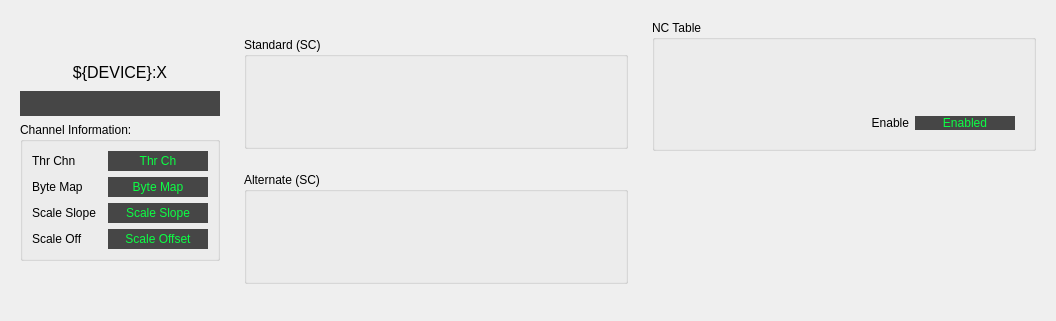
       <widget class="QFrame" name="frame_2">
        <property name="frameShape">
         <enum>QFrame::NoFrame</enum>
        </property>
        <property name="frameShadow">
         <enum>QFrame::Raised</enum>
        </property>
        <layout class="QGridLayout" name="gridLayout_2">
         <item row="0" column="2">
          <widget class="QFrame" name="frame_7">
           <property name="frameShape">
            <enum>QFrame::NoFrame</enum>
           </property>
           <property name="frameShadow">
            <enum>QFrame::Raised</enum>
           </property>
           <layout class="QGridLayout" name="gridLayout_17">
            <item row="0" column="0">
             <widget class="QGroupBox" name="groupBox_10">
              <property name="maximumSize">
               <size>
                <width>16777215</width>
                <height>131</height>
               </size>
              </property>
              <property name="title">
               <string>NC Table</string>
              </property>
              <layout class="QGridLayout" name="gridLayout_27">
               <item row="0" column="0">
                <widget class="PyDMEmbeddedDisplay" name="PyDMEmbeddedDisplay_7">
                 <property name="minimumSize">
                  <size>
                   <width>360</width>
                   <height>52</height>
                  </size>
                 </property>
                 <property name="maximumSize">
                  <size>
                   <width>369</width>
                   <height>70</height>
                  </size>
                 </property>
                 <property name="toolTip">
                  <string/>
                 </property>
                 <property name="frameShape">
                  <enum>QFrame::NoFrame</enum>
                 </property>
                 <property name="macros" stdset="0">
                  <string>{&quot;P&quot;:&quot;${DEVICE}:X&quot;,&quot;THR&quot;:&quot;T0_LC1&quot;,&quot;NUM&quot;:&quot;0&quot;}</string>
                 </property>
                 <property name="filename" stdset="0">
                  <string>mps_inline_threshold_rbv.ui</string>
                 </property>
                </widget>
               </item>
               <item row="1" column="0">
                <widget class="QFrame" name="frame_8">
                 <property name="frameShape">
                  <enum>QFrame::NoFrame</enum>
                 </property>
                 <property name="frameShadow">
                  <enum>QFrame::Raised</enum>
                 </property>
                 <layout class="QGridLayout" name="gridLayout_30">
                  <item row="0" column="0">
                   <widget class="QLabel" name="label_10">
                    <property name="text">
                     <string>Enable</string>
                    </property>
                    <property name="alignment">
                     <set>Qt::AlignRight|Qt::AlignTrailing|Qt::AlignVCenter</set>
                    </property>
                   </widget>
                  </item>
                  <item row="0" column="1">
                   <widget class="PyDMLabel" name="PyDMLabel_19">
                    <property name="maximumSize">
                     <size>
                      <width>100</width>
                      <height>16777215</height>
                     </size>
                    </property>
                    <property name="toolTip">
                     <string/>
                    </property>
                    <property name="styleSheet">
                     <string notr="true">color: rgb(12, 255, 68);
background-color: rgb(70, 70, 70);</string>
                    </property>
                    <property name="text">
                     <string>Enabled</string>
                    </property>
                    <property name="alignment">
                     <set>Qt::AlignCenter</set>
                    </property>
                    <property name="showUnits" stdset="0">
                     <bool>true</bool>
                    </property>
                    <property name="channel" stdset="0">
                     <string>ca://${DEVICE}:X_LC1_EN</string>
                    </property>
                   </widget>
                  </item>
                 </layout>
                </widget>
               </item>
              </layout>
             </widget>
            </item>
            <item row="1" column="0">
             <spacer name="verticalSpacer_7">
              <property name="orientation">
               <enum>Qt::Vertical</enum>
              </property>
              <property name="sizeHint" stdset="0">
               <size>
                <width>20</width>
                <height>40</height>
               </size>
              </property>
             </spacer>
            </item>
           </layout>
          </widget>
         </item>
         <item row="0" column="0">
          <widget class="QFrame" name="frame_5">
           <property name="sizePolicy">
            <sizepolicy hsizetype="Fixed" vsizetype="Preferred">
             <horstretch>0</horstretch>
             <verstretch>0</verstretch>
            </sizepolicy>
           </property>
           <property name="maximumSize">
            <size>
             <width>220</width>
             <height>16777215</height>
            </size>
           </property>
           <property name="frameShape">
            <enum>QFrame::NoFrame</enum>
           </property>
           <property name="frameShadow">
            <enum>QFrame::Raised</enum>
           </property>
           <layout class="QGridLayout" name="gridLayout_5" rowstretch="1,0,0,0,0">
            <item row="0" column="0">
             <spacer name="verticalSpacer_2">
              <property name="orientation">
               <enum>Qt::Vertical</enum>
              </property>
              <property name="sizeHint" stdset="0">
               <size>
                <width>20</width>
                <height>40</height>
               </size>
              </property>
             </spacer>
            </item>
            <item row="1" column="0">
             <widget class="QLabel" name="label_15">
              <property name="minimumSize">
               <size>
                <width>0</width>
                <height>25</height>
               </size>
              </property>
              <property name="font">
               <font>
                <pointsize>12</pointsize>
               </font>
              </property>
              <property name="text">
               <string>${DEVICE}:X</string>
              </property>
              <property name="alignment">
               <set>Qt::AlignCenter</set>
              </property>
             </widget>
            </item>
            <item row="4" column="0">
             <spacer name="verticalSpacer">
              <property name="orientation">
               <enum>Qt::Vertical</enum>
              </property>
              <property name="sizeHint" stdset="0">
               <size>
                <width>20</width>
                <height>40</height>
               </size>
              </property>
             </spacer>
            </item>
            <item row="2" column="0">
             <widget class="PyDMLabel" name="PyDMLabel_9">
              <property name="minimumSize">
               <size>
                <width>150</width>
                <height>25</height>
               </size>
              </property>
              <property name="font">
               <font>
                <pointsize>12</pointsize>
               </font>
              </property>
              <property name="toolTip">
               <string/>
              </property>
              <property name="styleSheet">
               <string notr="true">color: rgb(12, 255, 68);
background-color: rgb(70, 70, 70);</string>
              </property>
              <property name="alignment">
               <set>Qt::AlignCenter</set>
              </property>
              <property name="precision" stdset="0">
               <number>3</number>
              </property>
              <property name="showUnits" stdset="0">
               <bool>true</bool>
              </property>
              <property name="precisionFromPV" stdset="0">
               <bool>false</bool>
              </property>
              <property name="alarmSensitiveContent" stdset="0">
               <bool>false</bool>
              </property>
              <property name="alarmSensitiveBorder" stdset="0">
               <bool>true</bool>
              </property>
              <property name="channel" stdset="0">
               <string>ca://${DEVICE}:X</string>
              </property>
             </widget>
            </item>
            <item row="3" column="0">
             <widget class="QGroupBox" name="groupBox">
              <property name="minimumSize">
               <size>
                <width>200</width>
                <height>110</height>
               </size>
              </property>
              <property name="title">
               <string>Channel Information:</string>
              </property>
              <layout class="QGridLayout" name="gridLayout_11">
               <item row="0" column="0">
                <widget class="QLabel" name="label_11">
                 <property name="text">
                  <string>Thr Chn</string>
                 </property>
                 <property name="alignment">
                  <set>Qt::AlignLeading|Qt::AlignLeft|Qt::AlignVCenter</set>
                 </property>
                </widget>
               </item>
               <item row="0" column="1">
                <widget class="PyDMLabel" name="PyDMLabel">
                 <property name="minimumSize">
                  <size>
                   <width>100</width>
                   <height>20</height>
                  </size>
                 </property>
                 <property name="toolTip">
                  <string/>
                 </property>
                 <property name="styleSheet">
                  <string notr="true">color: rgb(12, 255, 68);
background-color: rgb(70, 70, 70);</string>
                 </property>
                 <property name="text">
                  <string>Thr Ch</string>
                 </property>
                 <property name="alignment">
                  <set>Qt::AlignCenter</set>
                 </property>
                 <property name="showUnits" stdset="0">
                  <bool>true</bool>
                 </property>
                 <property name="channel" stdset="0">
                  <string>ca://${DEVICE}:X_THR_CH</string>
                 </property>
                </widget>
               </item>
               <item row="1" column="0">
                <widget class="QLabel" name="label_12">
                 <property name="text">
                  <string>Byte Map</string>
                 </property>
                 <property name="alignment">
                  <set>Qt::AlignLeading|Qt::AlignLeft|Qt::AlignVCenter</set>
                 </property>
                </widget>
               </item>
               <item row="1" column="1">
                <widget class="PyDMLabel" name="PyDMLabel_2">
                 <property name="minimumSize">
                  <size>
                   <width>100</width>
                   <height>20</height>
                  </size>
                 </property>
                 <property name="toolTip">
                  <string/>
                 </property>
                 <property name="styleSheet">
                  <string notr="true">color: rgb(12, 255, 68);
background-color: rgb(70, 70, 70);</string>
                 </property>
                 <property name="text">
                  <string>Byte Map</string>
                 </property>
                 <property name="alignment">
                  <set>Qt::AlignCenter</set>
                 </property>
                 <property name="showUnits" stdset="0">
                  <bool>true</bool>
                 </property>
                 <property name="channel" stdset="0">
                  <string>ca://${DEVICE}:X_THR_BYTEMAP</string>
                 </property>
                </widget>
               </item>
               <item row="2" column="0">
                <widget class="QLabel" name="label_13">
                 <property name="text">
                  <string>Scale Slope</string>
                 </property>
                 <property name="alignment">
                  <set>Qt::AlignLeading|Qt::AlignLeft|Qt::AlignVCenter</set>
                 </property>
                </widget>
               </item>
               <item row="2" column="1">
                <widget class="PyDMLabel" name="PyDMLabel_3">
                 <property name="minimumSize">
                  <size>
                   <width>100</width>
                   <height>20</height>
                  </size>
                 </property>
                 <property name="toolTip">
                  <string/>
                 </property>
                 <property name="styleSheet">
                  <string notr="true">color: rgb(12, 255, 68);
background-color: rgb(70, 70, 70);</string>
                 </property>
                 <property name="text">
                  <string>Scale Slope</string>
                 </property>
                 <property name="alignment">
                  <set>Qt::AlignCenter</set>
                 </property>
                 <property name="showUnits" stdset="0">
                  <bool>true</bool>
                 </property>
                 <property name="channel" stdset="0">
                  <string>ca://${DEVICE}:X_SS_RBV</string>
                 </property>
                </widget>
               </item>
               <item row="3" column="0">
                <widget class="QLabel" name="label_14">
                 <property name="text">
                  <string>Scale Off</string>
                 </property>
                 <property name="alignment">
                  <set>Qt::AlignLeading|Qt::AlignLeft|Qt::AlignVCenter</set>
                 </property>
                </widget>
               </item>
               <item row="3" column="1">
                <widget class="PyDMLabel" name="PyDMLabel_4">
                 <property name="minimumSize">
                  <size>
                   <width>100</width>
                   <height>20</height>
                  </size>
                 </property>
                 <property name="toolTip">
                  <string/>
                 </property>
                 <property name="styleSheet">
                  <string notr="true">color: rgb(12, 255, 68);
background-color: rgb(70, 70, 70);</string>
                 </property>
                 <property name="text">
                  <string>Scale Offset</string>
                 </property>
                 <property name="alignment">
                  <set>Qt::AlignCenter</set>
                 </property>
                 <property name="showUnits" stdset="0">
                  <bool>true</bool>
                 </property>
                 <property name="channel" stdset="0">
                  <string>ca://${DEVICE}:X_SO_RBV</string>
                 </property>
                </widget>
               </item>
              </layout>
             </widget>
            </item>
           </layout>
          </widget>
         </item>
         <item row="0" column="1">
          <widget class="QFrame" name="frame_6">
           <property name="maximumSize">
            <size>
             <width>16777215</width>
             <height>16777215</height>
            </size>
           </property>
           <property name="frameShape">
            <enum>QFrame::NoFrame</enum>
           </property>
           <property name="frameShadow">
            <enum>QFrame::Raised</enum>
           </property>
           <layout class="QGridLayout" name="gridLayout_8">
            <item row="1" column="0">
             <widget class="QGroupBox" name="groupBox_4">
              <property name="maximumSize">
               <size>
                <width>16777215</width>
                <height>112</height>
               </size>
              </property>
              <property name="title">
               <string>Standard (SC)</string>
              </property>
              <layout class="QGridLayout" name="gridLayout_22">
               <item row="0" column="0">
                <widget class="PyDMEmbeddedDisplay" name="PyDMEmbeddedDisplay_2">
                 <property name="minimumSize">
                  <size>
                   <width>360</width>
                   <height>52</height>
                  </size>
                 </property>
                 <property name="maximumSize">
                  <size>
                   <width>369</width>
                   <height>70</height>
                  </size>
                 </property>
                 <property name="toolTip">
                  <string/>
                 </property>
                 <property name="frameShape">
                  <enum>QFrame::NoFrame</enum>
                 </property>
                 <property name="macros" stdset="0">
                  <string>{&quot;P&quot;:&quot;${DEVICE}:X&quot;,&quot;THR&quot;:&quot;T0&quot;,&quot;NUM&quot;:&quot;0&quot;}</string>
                 </property>
                 <property name="filename" stdset="0">
                  <string>mps_inline_threshold_rbv.ui</string>
                 </property>
                </widget>
               </item>
              </layout>
             </widget>
            </item>
            <item row="2" column="0">
             <widget class="QGroupBox" name="groupBox_5">
              <property name="maximumSize">
               <size>
                <width>16777215</width>
                <height>112</height>
               </size>
              </property>
              <property name="title">
               <string>Alternate (SC)</string>
              </property>
              <layout class="QGridLayout" name="gridLayout_23">
               <item row="0" column="0">
                <widget class="PyDMEmbeddedDisplay" name="PyDMEmbeddedDisplay_3">
                 <property name="minimumSize">
                  <size>
                   <width>360</width>
                   <height>52</height>
                  </size>
                 </property>
                 <property name="maximumSize">
                  <size>
                   <width>369</width>
                   <height>70</height>
                  </size>
                 </property>
                 <property name="toolTip">
                  <string/>
                 </property>
                 <property name="frameShape">
                  <enum>QFrame::NoFrame</enum>
                 </property>
                 <property name="macros" stdset="0">
                  <string>{&quot;P&quot;:&quot;${DEVICE}:X&quot;,&quot;THR&quot;:&quot;T0_ALT&quot;,&quot;NUM&quot;:&quot;0&quot;}</string>
                 </property>
                 <property name="filename" stdset="0">
                  <string>mps_inline_threshold_rbv.ui</string>
                 </property>
                </widget>
               </item>
              </layout>
             </widget>
            </item>
           </layout>
          </widget>
         </item>
        </layout>
       </widget>
